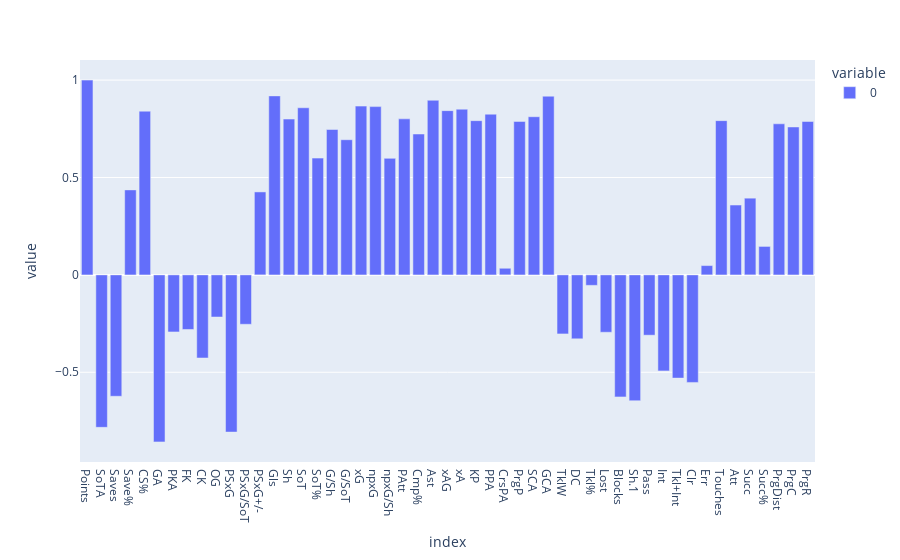

Notebook source saved alongside this figure:
### Code cell
correlation=epl_advance_stats.corrwith(epl_data["Points"])
px.bar(correlation)

### Figure 1 — Plotly figure (JSON) as saved in the notebook; plotly's stock layout.template omitted (floating-point values rounded to 4 significant figures)
{"data": [{"alignmentgroup": "True", "hovertemplate": "variable=0<br>index=%{x}<br>value=%{y}<extra></extra>", "legendgroup": "0", "marker": {"color": "#636efa", "pattern": {"shape": ""}}, "name": "0", "offsetgroup": "0", "orientation": "v", "showlegend": true, "textposition": "auto", "type": "bar", "x": ["Points", "SoTA", "Saves", "Save%", "CS%", "GA", "PKA", "FK", "CK", "OG", "PSxG", "PSxG/SoT", "PSxG+/-", "Gls", "Sh", "SoT", "SoT%", "G/Sh", "G/SoT", "xG", "npxG", "npxG/Sh", "PAtt", "Cmp%", "Ast", "xAG", "xA", "KP", "PPA", "CrsPA", "PrgP", "SCA", "GCA", "TklW", "DC", "Tkl%", "Lost", "Blocks", "Sh.1", "Pass", "Int", "Tkl+Int", "Clr", "Err", "Touches", "Att", "Succ", "Succ%", "PrgDist", "PrgC", "PrgR"], "xaxis": "x", "y": [1, -0.7827, -0.6232, 0.4364, 0.8404, -0.8574, -0.293, -0.2802, -0.4267, -0.2163, -0.807, -0.2536, 0.4259, 0.919, 0.7999, 0.8579, 0.5994, 0.7464, 0.6939, 0.8665, 0.8638, 0.5982, 0.8009, 0.7232, 0.8965, 0.8432, 0.8507, 0.7918, 0.8249, 0.03403, 0.7878, 0.8119, 0.9173, -0.3032, -0.3282, -0.05374, -0.2946, -0.6264, -0.646, -0.3096, -0.4929, -0.5299, -0.5521, 0.04778, 0.7919, 0.3585, 0.3939, 0.1462, 0.7757, 0.7594, 0.7875], "yaxis": "y"}], "layout": {"barmode": "relative", "legend": {"title": {"text": "variable"}, "tracegroupgap": 0}, "margin": {"t": 60}, "xaxis": {"anchor": "y", "domain": [0, 1], "title": {"text": "index"}}, "yaxis": {"anchor": "x", "domain": [0, 1], "title": {"text": "value"}}}}
